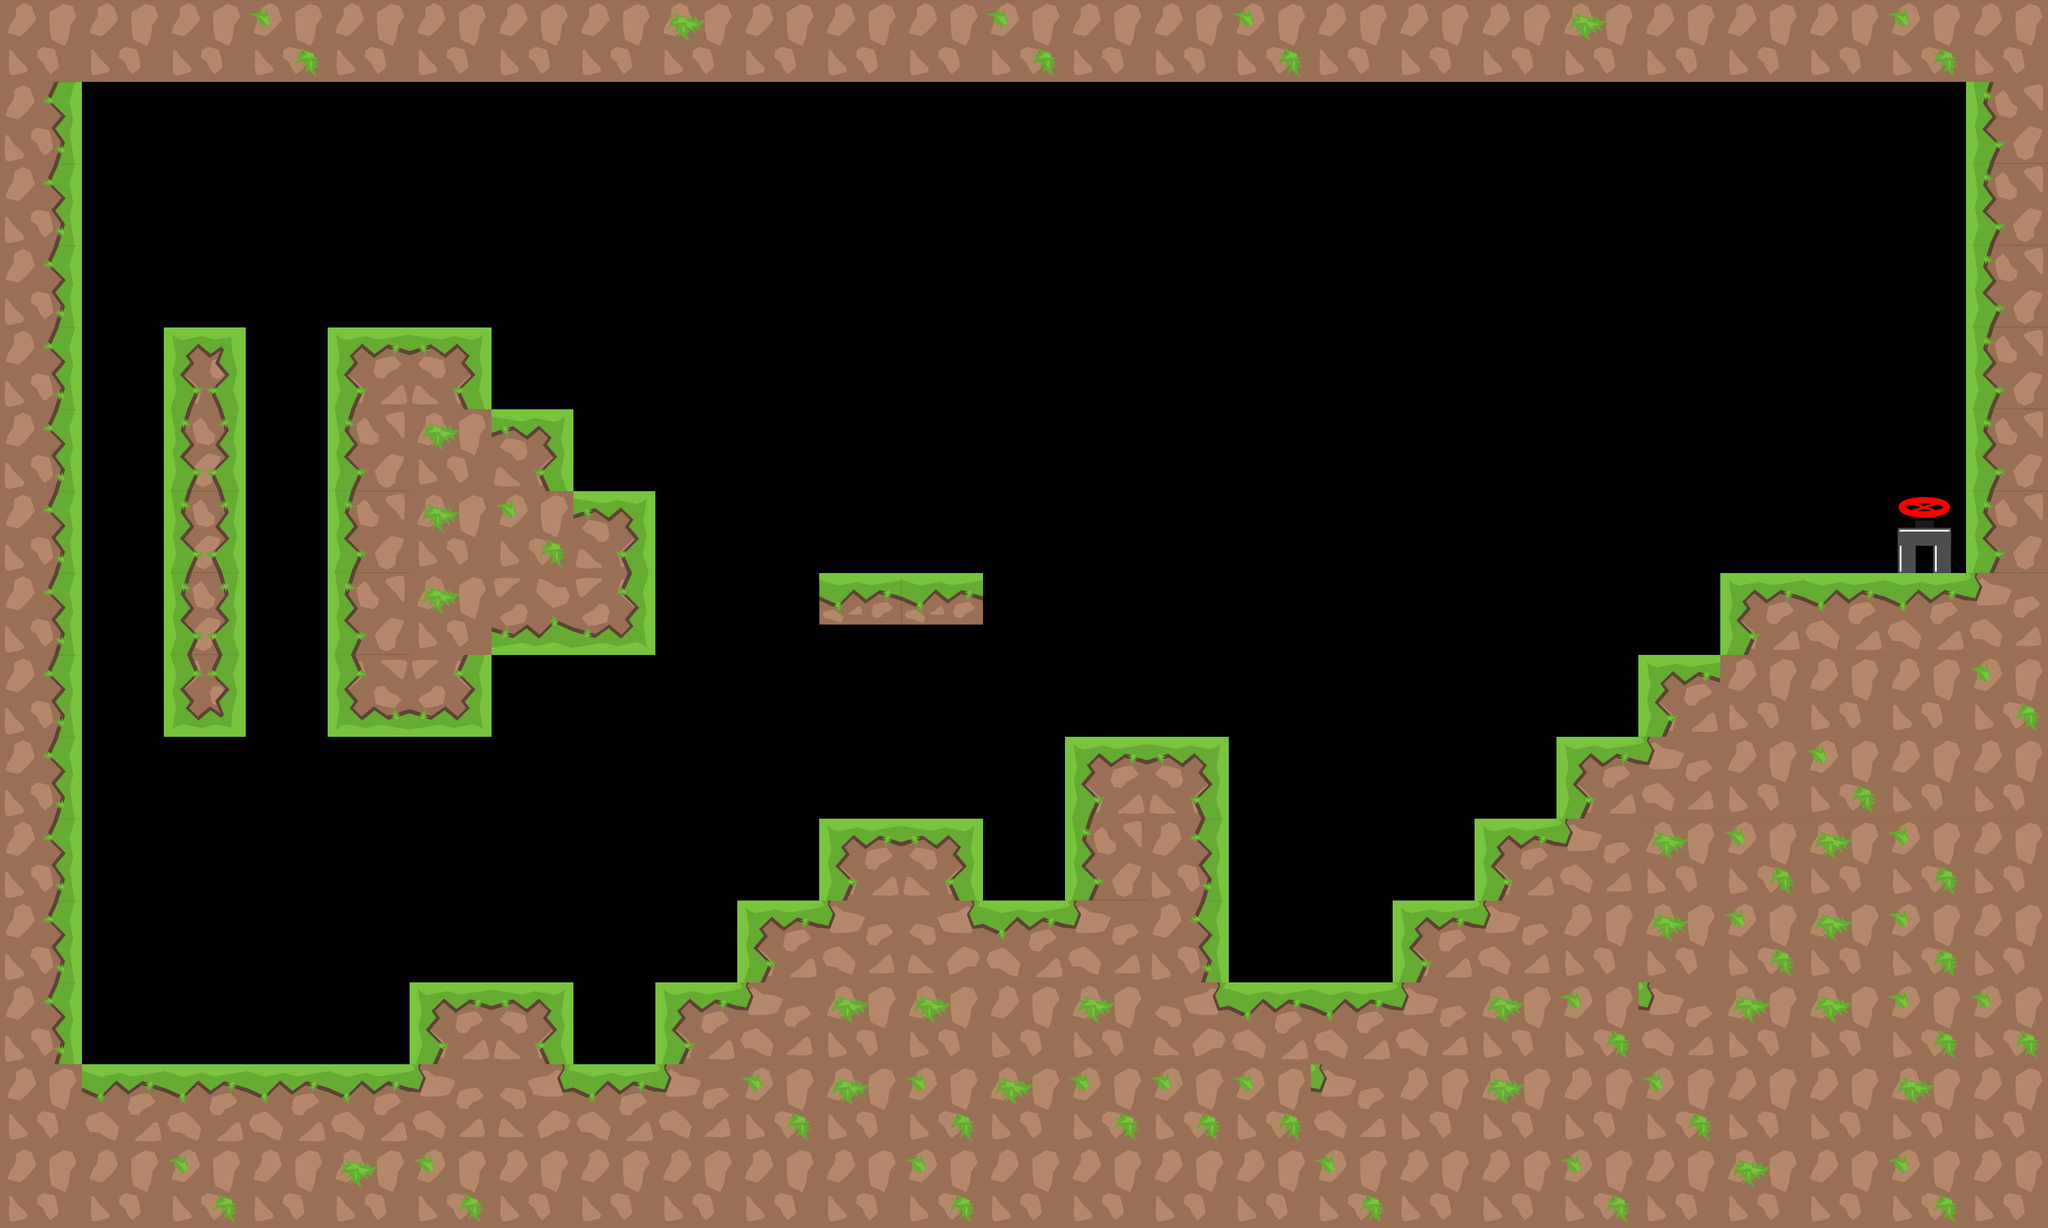

The image is a tile-based game level rendered from a .tmx file. Its description and source (layers, tilesets, objects; grid data summarised) follow:
An orthogonal 25x15 tile map with 128x128 px tiles, 1 tile layer (graphics), 3 tilesets and 34 objects.

<map version="1.0" tiledversion="1.1.1" orientation="orthogonal" renderorder="right-down" width="25" height="15" tilewidth="128" tileheight="128" infinite="0" nextobjectid="85">
 <tileset firstgid="1" source="tiles_128x128.tsx" />
 <tileset firstgid="37" source="tiles_128x128_green.tsx" />
 <tileset firstgid="73" source="tiles_128x128_purple.tsx" />
 <layer name="graphics" width="25" height="15">
  <data>[375 cells, 177 non-empty, 20 distinct tile ids]</data>
 </layer>
 <objectgroup name="info" />
 <objectgroup name="blocks">
  <object id="1" x="8" y="1663.88" width="3196" height="248.122" />
  <object id="2" x="3072" y="4" width="112" height="1696" />
  <object id="3" x="64" y="52" width="64" height="1684" />
  <object id="4" x="8" y="4" width="3172" height="120" />
  <object id="60" x="640" y="1536" width="249.667" height="128" />
  <object id="61" x="1030.33" y="1536" width="121.667" height="128" />
  <object id="62" x="1152" y="1408" width="128" height="128" />
  <object id="63" x="1280" y="1280" width="256" height="128" />
  <object id="64" x="1536" y="1408" width="128" height="128" />
  <object id="71" x="1664" y="1152" width="256" height="512" />
  <object id="72" x="1920" y="1536" width="256" height="128" />
  <object id="73" x="2176" y="1408" width="128" height="128" />
  <object id="74" x="2304" y="1280" width="128" height="128" />
  <object id="75" x="2432" y="1152" width="128" height="128" />
  <object id="76" x="2560" y="1024" width="128" height="128" />
  <object id="77" x="2688" y="896" width="384" height="128" />
  <object id="78" x="262.667" y="512" width="113.333" height="640" />
  <object id="79" x="522.667" y="512" width="245.333" height="640" />
  <object id="80" x="768" y="640" width="128" height="384" />
  <object id="81" x="896" y="768" width="128" height="256" />
  <object id="82" x="1280" y="896" width="256" height="79.3333" />
 </objectgroup>
 <objectgroup name="slope" />
 <objectgroup name="passBlock" />
 <objectgroup name="flowers">
  <object id="24" x="854.667" y="427.031" width="69.697" height="69.697">
   <ellipse />
  </object>
  <object id="26" x="412.975" y="414.061" width="69.697" height="69.697">
   <ellipse />
  </object>
  <object id="27" x="1367.28" y="727.638" width="69.697" height="69.697">
   <ellipse />
  </object>
  <object id="28" x="158.187" y="420.607" width="69.697" height="69.697">
   <ellipse />
  </object>
  <object id="29" x="2659.76" y="716.486" width="69.697" height="69.697">
   <ellipse />
  </object>
  <object id="30" x="2278.19" y="1001.33" width="69.697" height="69.697">
   <ellipse />
  </object>
  <object id="54" x="1560.61" y="1255.4" width="69.697" height="69.697">
   <ellipse />
  </object>
  <object id="55" x="1360.61" y="1085.7" width="69.697" height="69.697">
   <ellipse />
  </object>
  <object id="56" x="2013.82" y="1292.24" width="69.697" height="69.697">
   <ellipse />
  </object>
  <object id="57" x="1760.97" y="979.638" width="69.697" height="69.697">
   <ellipse />
  </object>
  <object id="83" x="416.975" y="770.061" width="69.697" height="69.697">
   <ellipse />
  </object>
  <object id="84" x="162.187" y="872.607" width="69.697" height="69.697">
   <ellipse />
  </object>
 </objectgroup>
 <objectgroup name="end">
  <object id="44" x="2998.62" y="829.97">
   <ellipse />
  </object>
 </objectgroup>
 <objectgroup name="pushBlocks" />
</map>
